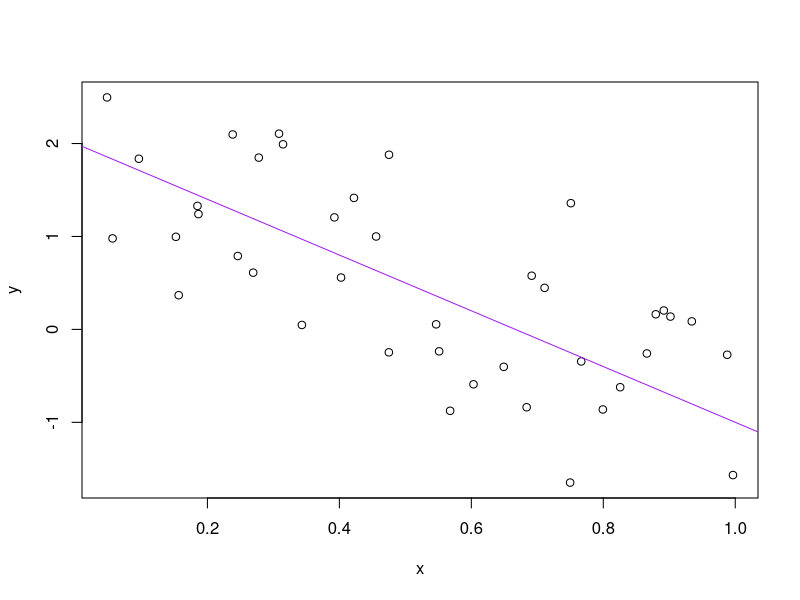

This chart was generated by the following R code:
## ---- chunk 1
my_object <- 5*10
my_object
## ---- chunk 2
this_is_a_really_long_name <- 2.5
## ---- chunk 3
seq(1, 10)
## ---- chunk 4
seq(from = 1, to = 10, by = 2)
## ---- chunk 5
y <- seq(1, 10)
y
## ---- chunk 6
(y <- seq(1, 10))
## ---- chunk 7
date()
## ---- chunk 8
objects()
ls()
## ---- chunk 9
rm(y)
## ---- chunk 10
rm(list = ls())
## ---- chunk 11
20 == 10*2
"hello" == "goodbye"
## ---- chunk 12
(5 > 2) & (6 >= 10)
(5 > 2) | (6 >= 10)
## ---- chunk 13
x <- 6
if (x > 5) {
  x <- x^2
}
x
## ---- chunk 14
x <- 4
if (x > 5) {
  x <- x^2
}
x
## ---- chunk 15
veg_type <- "tree"
volume <- 16.08
if (veg_type == "tree") {
  mass <- 2.65 * volume^0.9
}
mass
## ---- chunk 16
veg_type <- "grass"
volume <- 16.08
if (veg_type == "tree") {
  mass <- 2.65 * volume^0.9
} else if (veg_type == "grass") {
  mass <- 0.65 * volume^1.2
}
mass
## ---- chunk 17
veg_type <- "shrub"
volume <- 16.08
if (veg_type == "tree") {
  mass <- 2.65 * volume^0.9
} else if (veg_type == "grass") {
  mass <- 0.65 * volume^1.2
} else {
  mass <- NA
}
mass
## ---- chunk 18
x <- 5
if (x > 2) {
  x * 2
}
if (x > 4) {
  x * 4
}
## ---- chunk 19
x <- 5
if (x > 2) {
  x * 2
} else if (x > 4) {
  x * 4
}
## ---- chunk 20
a <- 2
b <- -3
sig_sq <- 0.5
x <- runif(40)
y <- a + b*x + rnorm(40, sd = sqrt(sig_sq))
(avg_x <- mean(x))
plot(x, y)
abline(a, b, col = "purple")
